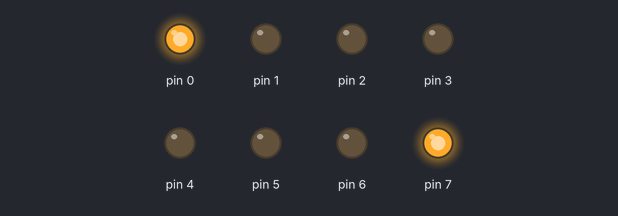
The sketch below on a simulated Arduino Uno, built with avr-gcc and run on an emulated ATmega328P. Parts: output pins drawn as LEDs (lit = HIGH).

Above: at 0.5 s.
At 2.5 s:
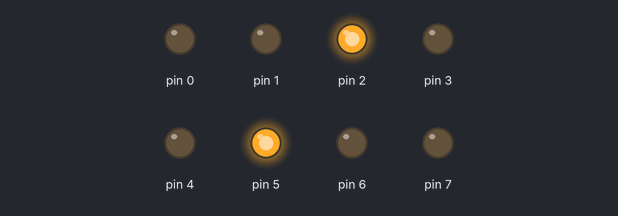
At 3.5 s:
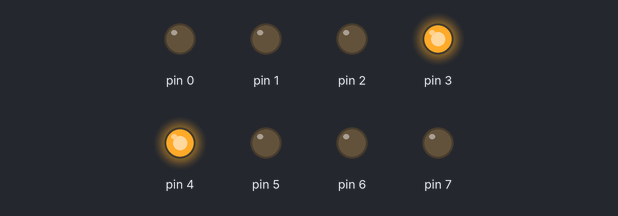
At 5.5 s:
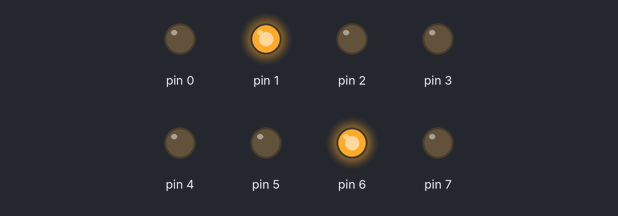
Timing chart, 0 to 7.8 s (numbered marks = the images above):
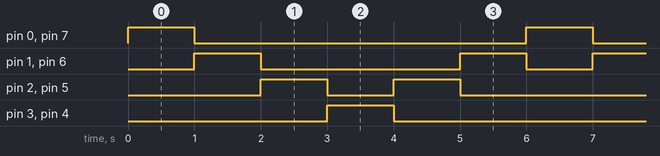

Measured:
- by itself, pin 0, pin 3, pin 4, pin 7: alternates HIGH for 1.0 s and LOW for 5.0 s
- by itself, pin 1, pin 6: repeats every 6.0 s: LOW 3.0 s, HIGH 1.0 s, LOW 1.0 s, HIGH 1.0 s
- by itself, pin 2, pin 5: repeats every 6.0 s: LOW 1.0 s, HIGH 1.0 s, LOW 3.0 s, HIGH 1.0 s

The sketch:

ardu_secuencia_portd.ino
```cpp
void setup() {
  // put your setup code here, to run once:
    //DDRD = 0;     //Configuro todo el puerto D como salidas

    pinMode(0, OUTPUT);
    pinMode(1, OUTPUT);
    pinMode(2, OUTPUT);
    pinMode(3, OUTPUT);
    pinMode(4, OUTPUT);
    pinMode(5, OUTPUT);
    pinMode(6, OUTPUT);
    pinMode(7, OUTPUT);

    PORTD = 0;    //Hago una limpieza inicial del puerto D
}

void loop() {
  // Inicio la secuencia:
  PORTD = 0b10000001;
  delay(1000);
  PORTD = 0b01000010;
  delay(1000);
  PORTD = 0b00100100;
  delay(1000);
  PORTD = 0b00011000;
  delay(1000);
  PORTD = 0b00100100;
  delay(1000);
  PORTD = 0b01000010;
  delay(1000);
}
```
